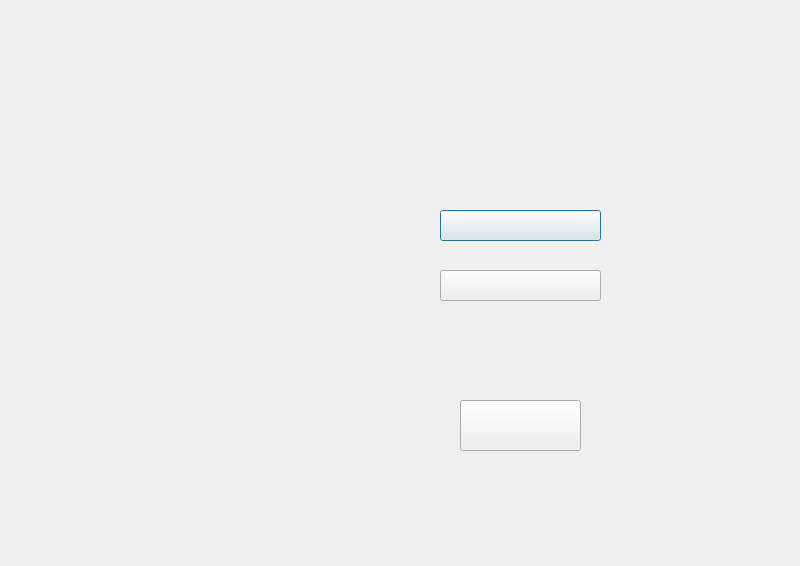
<?xml version="1.0" encoding="UTF-8"?>
<ui version="4.0">
 <class>secondMenu</class>
 <widget class="QDialog" name="secondMenu">
  <property name="geometry">
   <rect>
    <x>0</x>
    <y>0</y>
    <width>800</width>
    <height>566</height>
   </rect>
  </property>
  <property name="minimumSize">
   <size>
    <width>800</width>
    <height>566</height>
   </size>
  </property>
  <property name="maximumSize">
   <size>
    <width>800</width>
    <height>566</height>
   </size>
  </property>
  <property name="windowTitle">
   <string>Dialog</string>
  </property>
  <property name="styleSheet">
   <string notr="true">background-image: url(:/rec/rec/secondMenu.png);</string>
  </property>
  <widget class="QPushButton" name="pushButton">
   <property name="enabled">
    <bool>true</bool>
   </property>
   <property name="geometry">
    <rect>
     <x>440</x>
     <y>210</y>
     <width>161</width>
     <height>31</height>
    </rect>
   </property>
   <property name="acceptDrops">
    <bool>false</bool>
   </property>
   <property name="autoFillBackground">
    <bool>false</bool>
   </property>
   <property name="styleSheet">
    <string notr="true">background-image: url(:/rec/rec/simulation.png);</string>
   </property>
   <property name="text">
    <string/>
   </property>
  </widget>
  <widget class="QPushButton" name="pushButton_2">
   <property name="enabled">
    <bool>true</bool>
   </property>
   <property name="geometry">
    <rect>
     <x>440</x>
     <y>270</y>
     <width>161</width>
     <height>31</height>
    </rect>
   </property>
   <property name="acceptDrops">
    <bool>false</bool>
   </property>
   <property name="autoFillBackground">
    <bool>false</bool>
   </property>
   <property name="styleSheet">
    <string notr="true">background-image: url(:/rec/rec/game.png);</string>
   </property>
   <property name="text">
    <string/>
   </property>
  </widget>
  <widget class="QPushButton" name="pushButton_3">
   <property name="enabled">
    <bool>true</bool>
   </property>
   <property name="geometry">
    <rect>
     <x>460</x>
     <y>400</y>
     <width>121</width>
     <height>51</height>
    </rect>
   </property>
   <property name="acceptDrops">
    <bool>false</bool>
   </property>
   <property name="autoFillBackground">
    <bool>false</bool>
   </property>
   <property name="styleSheet">
    <string notr="true">background-image: url(:/rec/rec/out.png);</string>
   </property>
   <property name="text">
    <string/>
   </property>
  </widget>
 </widget>
 <resources/>
 <connections/>
</ui>
